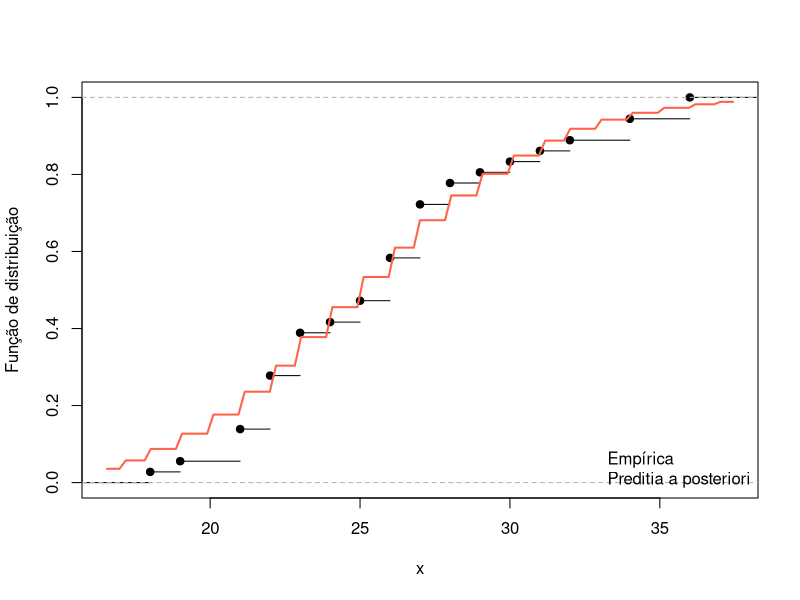
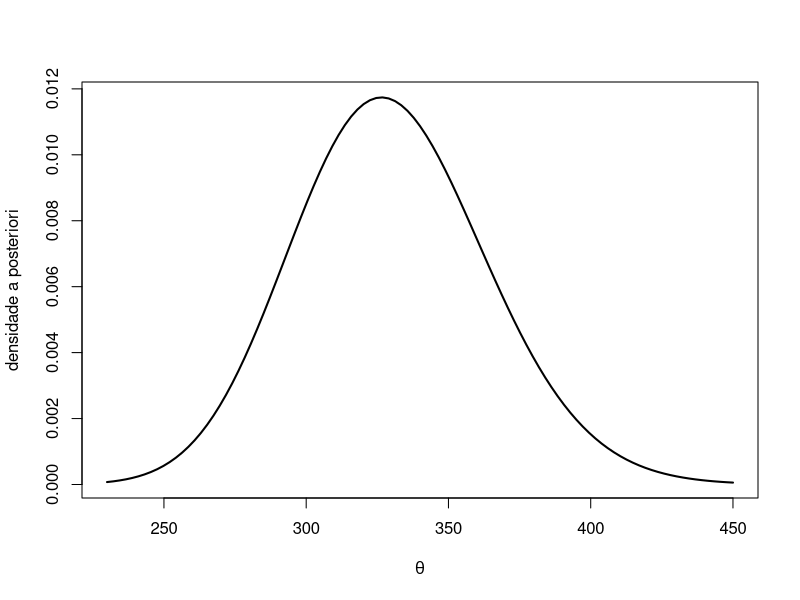
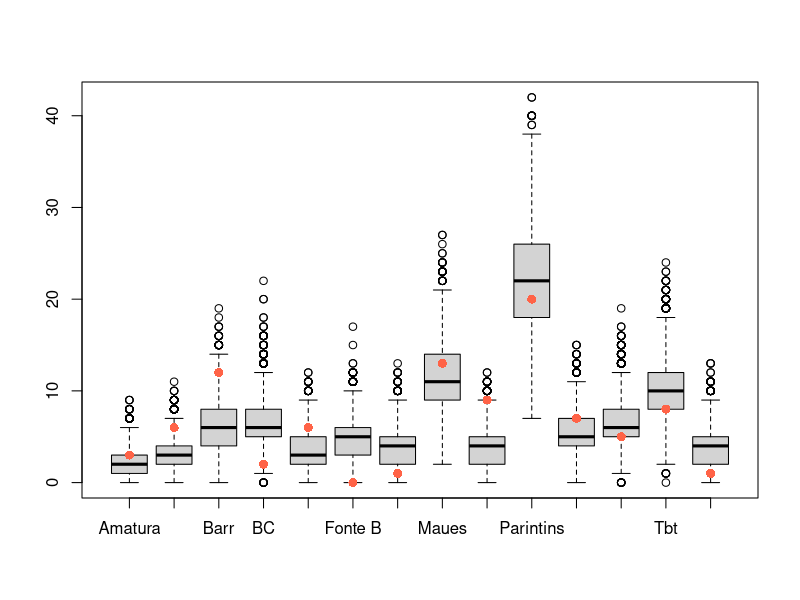
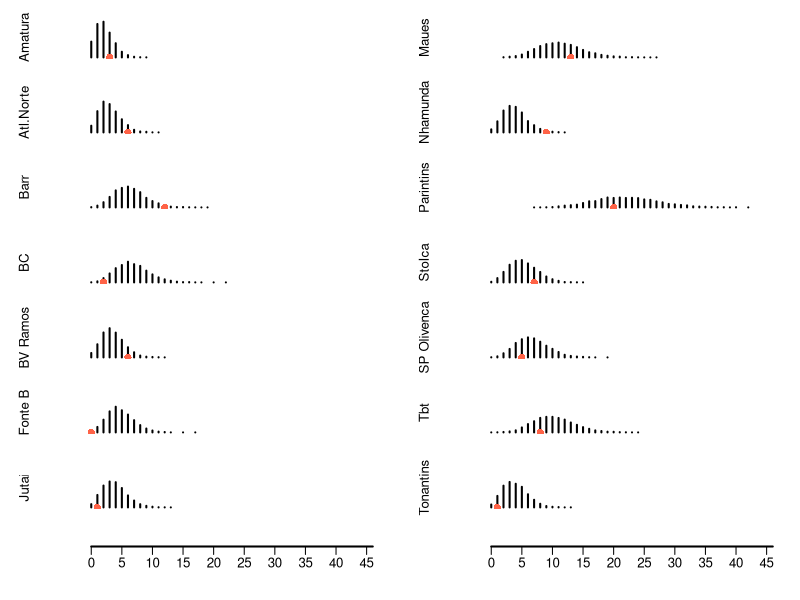

These charts were generated, in order, by the following R code:
## ---- chunk 1
r1 = 538
p = 577/578
`Número de bombas no setor` <- c(0,1,2,3,4,'>4')
`Frequência relativa` <- c(229,211,93,35,7,1)/576
`Preditiva a posteriori` <- c(dnbinom( 0:4, size=r1, prob = p), 1-pnbinom(4,size=r1,prob=p))

dt <- data.frame(`Número de bombas no setor`, `Frequência relativa`,`Preditiva a posteriori`)

print(dt)
## ---- chunk 2
no_suicidios <- c(19, 26, 30, 28, 25, 23,23, 21,
22, 27, 31, 22, 23, 21, 29, 27, 26, 23,
36, 27, 24, 21, 18, 22, 34, 27, 26, 26, 34,
22, 27, 25, 32, 36, 28, 22 )
## ---- chunk 3
plot( ecdf(no_suicidios), main = '', ylab='Função de distribuição', xlab=expression(x))
curve(pnbinom(x,sum(no_suicidios)+1,37/38), add=T, lwd = 2, col = 'tomato')
legend('bottomright', c('Empírica','Preditia a posteriori'), col=c(1,'tomato'), bty='n')
## ---- chunk 4
# banco de dados
casos <- c( 3, 6, 12, 2, 6, 0, 1, 13, 9, 20, 7, 5, 8, 1 )	

pop <- c(639, 905, 1899, 2036, 1060, 1438, 1143, 3421, 1168, 6700, 1608, 2033, 3095, 1186)
pop <- pop/10^5

municipios <- c( 'Amatura', 'Atl.Norte', 'Barr', 'BC','BV Ramos', 'Fonte B', 'Jutai', 'Maues', 'Nhamunda', 'Parintins', 'StoIca', 'SP Olivenca', 'Tbt','Tonantins')

## ---- chunk 5
# posteriori
a_post <- sum(casos) + .5
b_post <- sum(pop)

curve(dgamma(x,a_post,b_post),230,450 ,lwd = 2, xlab = expression(theta), ylab = 'densidade a posteriori' )
## ---- chunk 6
B <- 50000 # número de simulações da preditiva a posteriori
m <- length(casos)

pred_mun <- NULL
for(i in 1:5000){
  theta <- rgamma(1, sum(casos) + .5, sum(pop))
  pred_mun <- rbind(pred_mun, rpois(m , theta * pop))
}

pred_mun <- data.frame(pred_mun)
names(pred_mun) <- municipios
boxplot(pred_mun)
points(1:14,casos, pch=16,cex = 1.2, col ='tomato')
## ---- chunk 7
oo <- par()
mat <- matrix(1:m,ncol=2)
mat <- rbind(mat, c(15,16))
layout(mat, heights = rep(1,14,.5,.5))

for(i in 1:m){
  freq <- prop.table( table(pred_mun[,i]) )
  par(mar = c(1,5,1,1), cex = .8)
  plot.new()
  plot.window(xlim=c(0,46), ylim = c(0,.3))
  points(as.numeric(names(freq)), freq, type='h', lwd = 2)
  title(ylab=municipios[i])
  points(casos[i],0,pch=16,col='tomato',cex= 1.2)
  
}
  par(mar = c(2,5,0,1))
  plot.new()
  plot.window(xlim=c(0,46), ylim = c(0,.1))
  segments(0,.05,46,.05,lwd=2)
 for(j in seq(0,45,5)){
    segments(j,.05,j,.03)
    text(j,.01,j)
  }
    par(mar = c(2,5,0,1))
  plot.new()
  plot.window(xlim=c(0,46), ylim = c(0,.1))
  segments(0,.05,46,.05,lwd=2)
  for(j in seq(0,45,5)){
    segments(j,.05,j,.03)
    text(j,.01,j)
  }
   

par(oo)
## ---- chunk 8
p <- NULL
for(i in 1:m){
p[i] <- 2*min(mean(pred_mun[,i] > casos[i]),
mean(pred_mun[,i] < casos[i]))
}

data.frame(municipios,p)
